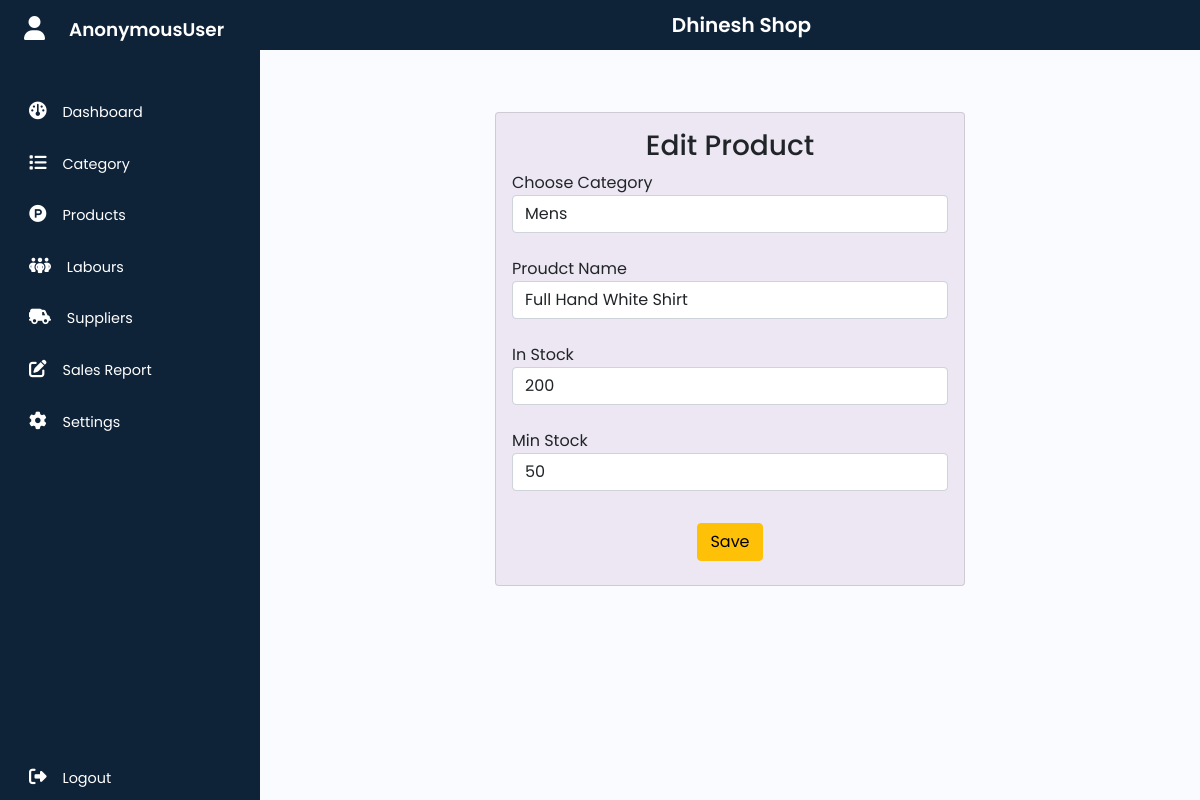
Screenshot of /editproduct/11 with the database file from the repository.
### Inventory_app/models.py (models this page shows)
class Settings(models.Model):
    store_name=models.CharField(max_length=100,null=False, blank=False)

class Product(models.Model):
    cat_name=models.ForeignKey(Category, on_delete=models.CASCADE)
    product_name=models.CharField(max_length=50, null=False, blank=False)
    in_stock=models.IntegerField(null=True, blank=True)
    min_stock=models.IntegerField(null=True, blank=True)

### Inventory_app/views.py (the view, shortened to what this page needs)
# urls.py: path('editproduct/<int:id>',views.EditProduct, name='editproduct'),
def EditProduct(request,id):
    categories=Category.objects.all()
    a=Product.objects.get(id=id)
    return  render(request, "Edit_Product.html", {'a':a,
                                                  'categories':categories,
                                                  'current_category_id': a.cat_name.id})

### Inventory_app/context_processors.py (called while the page is built)
def my_model_data(request):
    data = Settings.objects.all()
    return {'my_model_data': data}

### templates/Edit_Product.html (shortened to what this page needs)
{% extends 'main.html' %}
{% load static %}
{% block content %}
<section>
    <div class="container">
        <div class="row dash-card-1" style=" justify-content: center;">
            <form method="post" style="width: 50%;" class="mt-5 p-3 card">
                <h3 class="text-center">Edit Product</h3>
                <div class="form-group mb-4">
                  <label for="inputState">Choose Category</label>
                  <select id="inputState" class="form-control" name="cat_name">
                    {% for category in categories %}
                    <option value="{{category.id}}" {% if category.id == current_category_id %}selected{% endif %}>{{category.cat_name}}</option>
                    {% endfor %}
                  </select>
                </div>
                <div class="form-group mb-4">
                  <label for="product-name">Proudct Name</label>
                  <input type="text" class="form-control" id="product-name" placeholder="Enter the product name" value="{{a.product_name}}" name="product_name">
                </div>
                <div class="form-group mb-4">
                    <label for="in-stock">In Stock</label>
                    <input type="number" class="form-control" id="in-stock" placeholder="Enter In stocks " value="{{a.in_stock}}" name="in_stock">
                  </div>
                  <div class="form-group mb-4">
                    <label for="min-stock">Min Stock</label>
                    <input type="number" class="form-control" id="min-stock" placeholder="Enter Min stocks" value="{{a.min_stock}}" name="min_stock">
                  </div>
                  <div class="form-group mb-2 mt-2 text-center " >
                    <button class="btn btn-warning " type="submit">Save</button>
                  </div>
              </form>
        </div>
    </div>
   </section>
{% endblock content %}

### templates/main.html (shortened to what this page needs)
{% load static %}
<!DOCTYPE html>
<html lang="en">
<head>
    <link href="https://cdn.jsdelivr.net/npm/bootstrap@5.0.2/dist/css/bootstrap.min.css" rel="stylesheet">
    <link href="https://cdnjs.cloudflare.com/ajax/libs/font-awesome/6.6.0/css/all.min.css" rel="stylesheet">
    <link rel="stylesheet" href="{% static 'assets\css\style.css' %}">
</head>
<body>
    <div class="wrapper">
        <aside id="sidebar" >
            <div class="d-flex">
                <button class="toggle-btn" type="button">
                    <i class="fa-solid fa-user"></i>
                </button>
                <div class="sidebar-logo">
                    <a href="#">{{request.user}}</a>
                </div>
            </div>
            <ul class="sidebar-nav ">
                <li class="sidebar-item">
                    <a href="{% url 'dashboard'  %}" class="sidebar-link">
                        <i class="fa-solid fa-gauge"></i>
                        <span>Dashboard</span>
                    </a>
                </li>
                <li class="sidebar-item">
                    <a href="{% url 'category'  %}" class="sidebar-link">
                        <i class="fa-solid fa-list"></i>
                        <span>Category</span>
                    </a>
                </li>
                <li class="sidebar-item">
                    <a href="{% url 'manageproduct'  %}" class="sidebar-link">
                        <i class="fa-brands fa-product-hunt"></i>
                        <span>Products</span>
                    </a>
                </li>
                <li class="sidebar-item">
                    <a href="{% url 'managelabour'  %}" class="sidebar-link">
                        <i class="fa-solid fa-people-group"></i>
                        <span>Labours</span>
                    </a>
                </li>
                <li class="sidebar-item">
                    <a href="{% url 'managesupplier'  %}" class="sidebar-link">
                        <i class="fa-solid fa-truck-field"></i>
                        <span>Suppliers</span>
                    </a>
                </li>
                <li class="sidebar-item">
                    <a href="{% url 'salesreport'  %}" class="sidebar-link">
                        <i class="fa-solid fa-pen-to-square"></i>
                        <span>Sales Report</span>
                    </a>
                </li>
                <li class="sidebar-item">
                    <a href="{% url 'settings'  %}" class="sidebar-link">
                        <i class="fa-solid fa-gear"></i>
                        <span>Settings</span>
                    </a>
                </li>
            </ul>
            <div class="sidebar-footer">
                <a href="{% url 'logout' %}" class="sidebar-link">
                    <i class="fa-solid fa-right-from-bracket"></i>
                    <span>Logout</span>
                </a>
            </div>
        </aside>
        <div class="main">
            <nav class="navbar navbar-fixed">
                <div class="container-fluid ">
                    {% for item in my_model_data %}
                        <h1 class="navbar-brand  text-white">{{item.store_name}}</h1>
                    {% endfor %}
                </div>
            </nav>
            {% block content %}
            {% endblock content %}
        </div>
    </div>
</body>
</html>

### static/assets/css/style.css (style rules this page uses)
a { text-decoration:none; }
li { list-style: none; }
h1 { font-weight: 600; font-size: 1.5rem; }
body { font-family: 'Poppins', sans-serif; }
.wrapper { display: flex; }
.main { min-height: 100vh; width: 100%; overflow: hidden; transition: all 0.35s ease-in-out; background-color: #fafbfe; }
#sidebar { width: 260px; min-width: 260px; height: 100vh; z-index: 1000; transition: all .25s ease-in-out; background-color: #0e2238; display: flex; flex-direction: column; position: sticky; top: 0; }
.toggle-btn { background-color: transparent; cursor: pointer; border: 0; padding: 1rem 1.5rem; }
.toggle-btn i { font-size: 1.5rem; color: #FFF; }
.sidebar-logo { margin: auto 0; }
.sidebar-logo a { color: #FFF; font-size: 1.15rem; font-weight: 600; }
.sidebar-nav { padding: 2rem 0; flex: 1 1 auto; }
a.sidebar-link { padding: .625rem 1.625rem; color: #FFF; display: block; font-size: 0.9rem; white-space: nowrap; border-left: 3px solid transparent; }
.sidebar-link i { font-size: 1.1rem; margin-right: .75rem; }
.sidebar-item { position: relative; padding-bottom: 10px; }
.main nav { background-color: #0e2238; }
nav div h1 { margin: 0 34%; }
.navbar-fixed { position: fixed; top: 0; width: 100%; z-index: 1000; background-color: #333; }
section { padding-top: 8vh; padding-bottom: 22vh; }
section { padding-top: 8vh; }
.main .card { background-color:#d9f2d9; }
.main .dash-card-1 .card { background-color: #ece7f2; }

### rows the page displays
Settings: store_name "Dhinesh Shop"
Product: product_name "Full Hand White Shirt", in_stock "200", min_stock "50"

### other values shown
{{ request.user }} "AnonymousUser"
form field cat_name "Mens"
